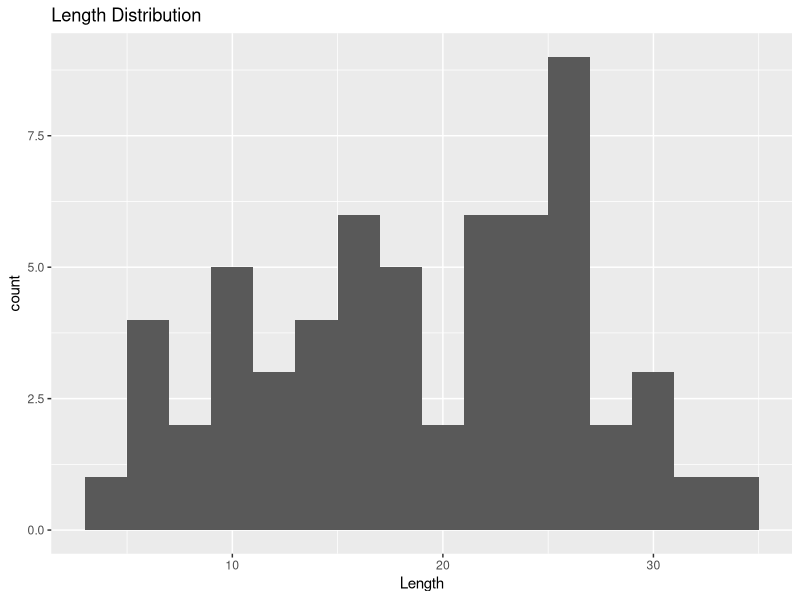
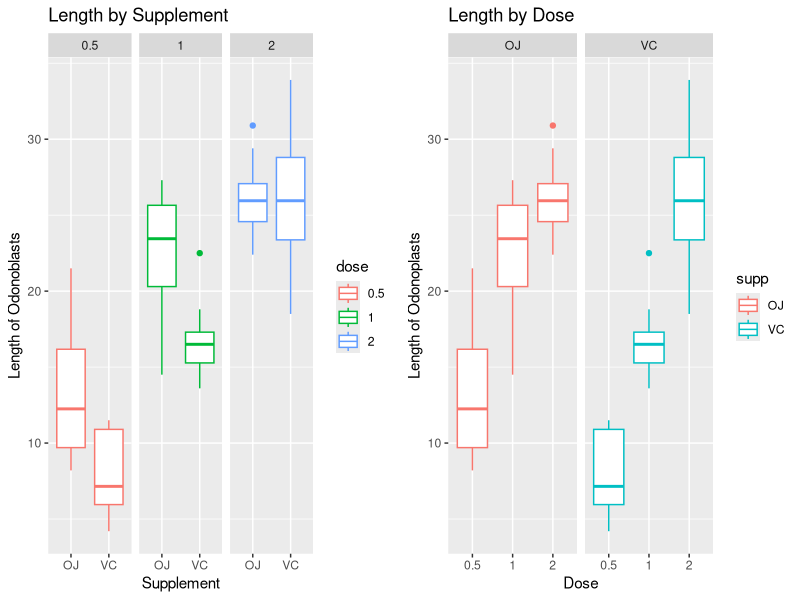

R code for these plots, in order:
## ---- chunk 1
library(dplyr)
library(ggplot2)
library(gridExtra)
data("ToothGrowth")
## ---- chunk 2
summary(ToothGrowth)
## ---- chunk 3
ToothGrowth$dose <- as.factor(ToothGrowth$dose)
## ---- chunk 4
summary(ToothGrowth)
## ---- chunk 5
ggplot(ToothGrowth, aes(x = len)) +
  geom_histogram(binwidth = 2) + labs(title = "Length Distribution", x = "Length")
## ---- chunk 6
supplement_gr <- ggplot(ToothGrowth, aes(x = supp, y = len, col = dose)) +
  geom_boxplot() + facet_grid(~ dose) + labs(x = "Supplement", y = "Length of Odonoblasts", title = "Length by Supplement")
dose_gr <-ggplot(ToothGrowth, aes(x = dose, y = len, col = supp)) +
  geom_boxplot() + facet_grid(~ supp) + labs(x = "Dose", y = "Length of Odonoplasts", title = "Length by Dose")
grid.arrange(supplement_gr, dose_gr, ncol = 2)
## ---- chunk 7
by_supp <- ToothGrowth %>%
  group_by(supp) %>%
  summarize(supp_mean = mean(len))
by_supp
by_dose <- ToothGrowth %>%
  group_by(dose) %>%
  summarize(dose_mean = mean(len))
by_dose
## ---- chunk 8
t.test(len ~ supp, ToothGrowth)
## ---- chunk 9
ToothGrowth0.5 <- ToothGrowth %>%
  filter(dose %in% c(0.5, 1.0)) 
t.test(len ~ dose, ToothGrowth0.5)
ToothGrowth1.0 <- ToothGrowth %>%
  filter(dose %in% c(0.5, 2.0)) 
t.test(len ~ dose, ToothGrowth1.0)
ToothGrowth2.0 <- ToothGrowth %>%
  filter(dose %in% c(1.0, 2.0)) 
t.test(len ~ dose, ToothGrowth2.0)
